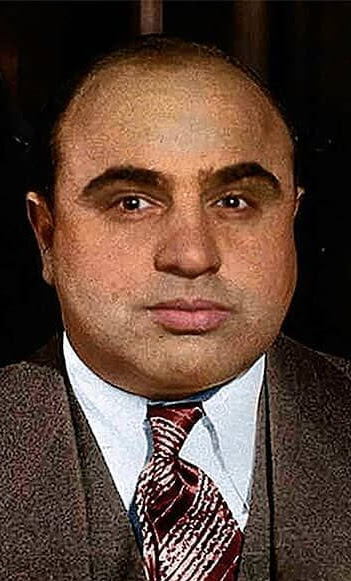
#> input picture images_dataset/Al_Capone.jfif, 351 x 581 px, found by its file name
$ jupyter execute data_cleaning_trial.ipynb   (shell and % lines are left out)
#> lines starting #> are read from the running program, lines starting #| are printed output that depends on the picture; after the words box and inside, x2 and y2 are one past the last pixel; in counts of white or black regions, pixels touching at a corner belong together
<h2 style='color:blue' align='center'>Criminal Face Recognition System<h2>

[cell 1]
import numpy as np
import cv2
import matplotlib
from matplotlib import pyplot as plt

#### When we look at any image, most of the time we identify a person using a face. An image might contain multiple faces, also the face can be obstructed and not clear. The first step in our pre-processing pipeline is to detect faces from an image. Once face is detected, we will detect eyes, if two eyes are detected then only we keep that image otherwise discard it.</h4>

#### Now we move on to detect face and eyes

[cell 2]
original_image_path = r"C:\Users\Hp\Desktop\Coding\CDAC_Pashan_AI\PROJECTS\Old Projects\Criminal_Face_Recognition_System\CFRS_data_code_files\images_dataset\Al_Capone.jfif"

img = cv2.imread(original_image_path)
#> img is the input picture: shape (581, 351, 3); mean B, G, R 56.3, 68.6, 92.9
img.shape
#> Out = (581, 351, 3)

[cell 3]
plt.imshow(img)

[cell 4]
gray = cv2.cvtColor(img, cv2.COLOR_BGR2GRAY)
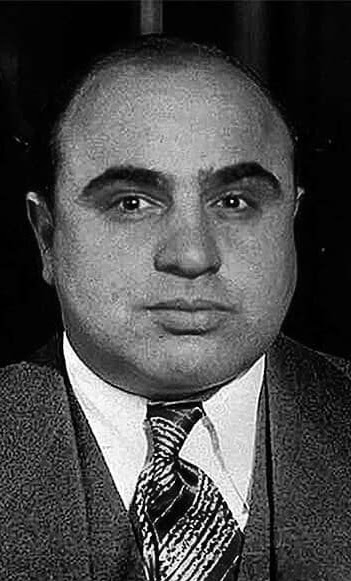
#> gray: shape (581, 351); min 0, max 255, mean 74.5
gray.shape
#> Out = (581, 351)

[cell 5]
gray

[cell 6]
plt.imshow(gray, cmap='gray')

[cell 7]
face_cascade = cv2.CascadeClassifier(r'C:\Users\Hp\Desktop\Coding\CDAC_Pashan_AI\PROJECTS\Old Projects\Criminal_Face_Recognition_System\CFRS_data_code_files\model\opencv\haarcascades\haarcascade_frontalface_default.xml')
eye_cascade = cv2.CascadeClassifier(r'C:\Users\Hp\Desktop\Coding\CDAC_Pashan_AI\PROJECTS\Old Projects\Criminal_Face_Recognition_System\CFRS_data_code_files\model\opencv\haarcascades\haarcascade_eye.xml')

faces = face_cascade.detectMultiScale(gray, 1.3, 5)
#> faces = [[48, 91, 270, 270]]
faces
#> Out = [[48, 91, 270, 270]]

[cell 8]
(x,y,w,h) = faces[0]
#> x = 48; y = 91; w = 270; h = 270
x,y,w,h
#> Out = (48, 91, 270, 270)

[cell 9]
face_img = cv2.rectangle(img,(x,y),(x+w,y+h),(255,0,0),2)
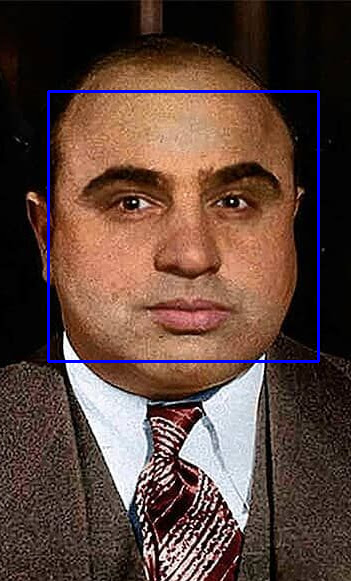
#> face_img: shape (581, 351, 3); mean B, G, R 59.8, 67.9, 91.9
plt.imshow(face_img)

[cell 10]
cv2.destroyAllWindows()
for (x,y,w,h) in faces:
    face_img = cv2.rectangle(img,(x,y),(x+w,y+h),(255,0,0),2)
    roi_gray = gray[y:y+h, x:x+w]
    roi_color = face_img[y:y+h, x:x+w]
    eyes = eye_cascade.detectMultiScale(roi_gray)
    for (ex,ey,ew,eh) in eyes:
        cv2.rectangle(roi_color,(ex,ey),(ex+ew,ey+eh),(0,255,0),2)
#> this loop made 1 pass
#> (x, y, w, h, eyes) on pass 1: (48, 91, 270, 270, [[157, 84, 53, 53], [54, 86, 53, 53]])
#> pass 1, `roi_gray = gray[y:y+h, x:x+w]`:
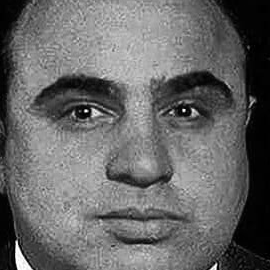
#> roi_gray: shape (270, 270); min 0, max 255, mean 103.1
#> pass 1, `roi_color = face_img[y:y+h, x:x+w]`:
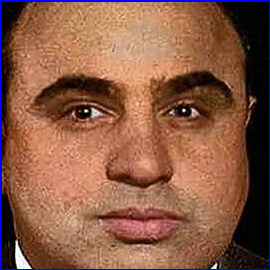
#> roi_color: shape (270, 270, 3); mean B, G, R 70.8, 90.7, 137.9
#> after the loop:
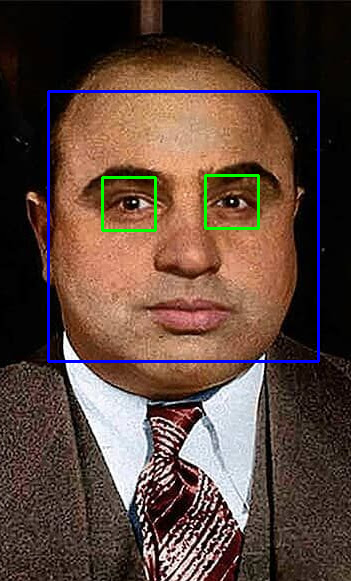
#> img: shape (581, 351, 3); 0.62% of pixels changed, all inside (x1, y1, x2, y2) = (101, 174, 260, 232)
#> after the loop:
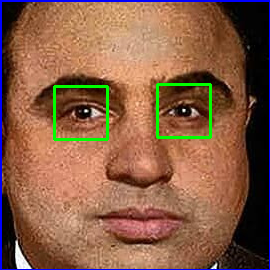
#> roi_color: shape (270, 270, 3); 1.73% of pixels changed, all inside (x1, y1, x2, y2) = (53, 83, 212, 141)


plt.figure()
plt.imshow(face_img, cmap='gray')
plt.show()

[cell 11]
plt.imshow(roi_color, cmap='gray')

[cell 12]
# [10 lines of commented-out code are left out]

def get_cropped_image_if_2_eyes(image_path):
    img = cv2.imread(image_path)
    if img is not None:
        gray = cv2.cvtColor(img, cv2.COLOR_BGR2GRAY)
        faces = face_cascade.detectMultiScale(gray, 1.3, 5)
#> faces = [[48, 91, 270, 270]]
        for (x,y,w,h) in faces:
            roi_gray = gray[y:y+h, x:x+w]
            roi_color = img[y:y+h, x:x+w]
            eyes = eye_cascade.detectMultiScale(roi_gray)
            if len(eyes) >= 2:
                            return roi_color
#> this loop made 1 pass
#> pass 1, in get_cropped_image_if_2_eyes, `roi_color = img[y:y+h, x:x+w]`:
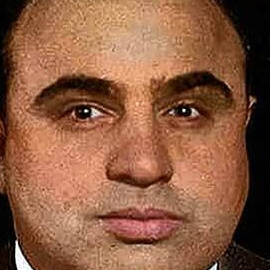
#> roi_color: shape (270, 270, 3); mean B, G, R 65.8, 91.8, 139.4

[cell 13]
original_image = cv2.imread(original_image_path)
plt.imshow(original_image)

[cell 14]
cropped_image = get_cropped_image_if_2_eyes(original_image_path)
plt.imshow(cropped_image)

[cell 15]
obstructed_image_path = r"C:\Users\Hp\Desktop\Coding\CDAC_Pashan_AI\PROJECTS\Old Projects\Criminal_Face_Recognition_System\CFRS_data_code_files\images_dataset\Pablo_Escobar_-_Google_Search\PE2.jfif"
org_image_obstructed = cv2.imread(obstructed_image_path)
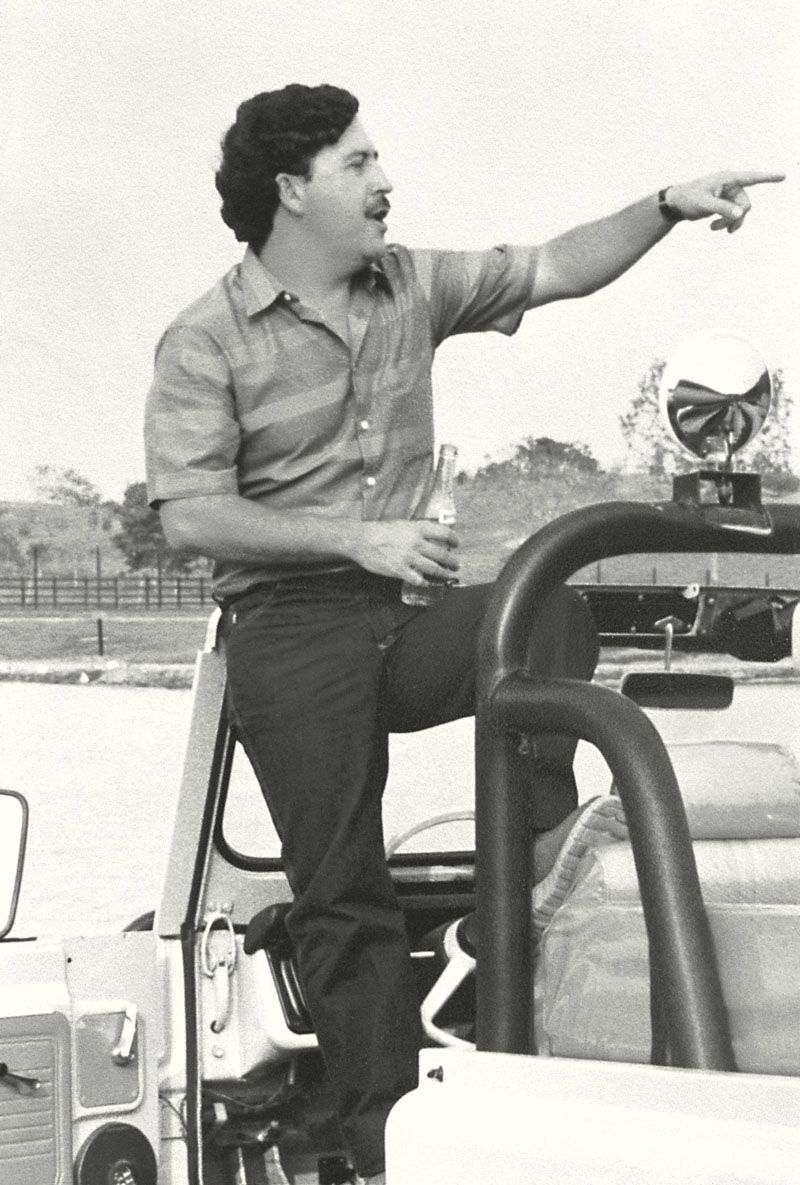
#> input picture images_dataset/Pablo_Escobar_-_Google_Search/PE2.jfif, 800 x 1185 px, found by its file name
#> org_image_obstructed is the input picture: shape (1185, 800, 3); mean B, G, R 170.9, 176.3, 176.2
plt.imshow(org_image_obstructed)

[cell 16]
cropped_image_no_2_eyes = get_cropped_image_if_2_eyes(obstructed_image_path)
cropped_image_no_2_eyes

[cell 17]
path_to_data = r"C:\Users\Hp\Desktop\Coding\CDAC_Pashan_AI\PROJECTS\Old Projects\Criminal_Face_Recognition_System\CFRS_data_code_files\images_dataset"
path_to_cr_data = r"C:\\Users\\Hp\\Desktop\\Coding\\CDAC_Pashan_AI\\PROJECTS\\Old Projects\\Criminal_Face_Recognition_System\\CFRS_data_code_files\\images_dataset\\cropped"

[cell 18]
import os
img_dirs = []
for entry in os.scandir(path_to_data):
    if entry.is_dir():
        img_dirs.append(entry.path)

[cell 19]
img_dirs

[cell 20]
import shutil
if os.path.exists(path_to_cr_data):
     shutil.rmtree(path_to_cr_data)
os.mkdir(path_to_cr_data)

[cell 21]
cropped_image_dirs = []
criminal_file_names_dict = {}

for img_dir in img_dirs:
    count = 1
    criminal_name = img_dir.split('\\')[-1]
    print(criminal_name)

    criminal_file_names_dict[criminal_name] = []

    for entry in os.scandir(img_dir):
        roi_color = get_cropped_image_if_2_eyes(entry.path)
